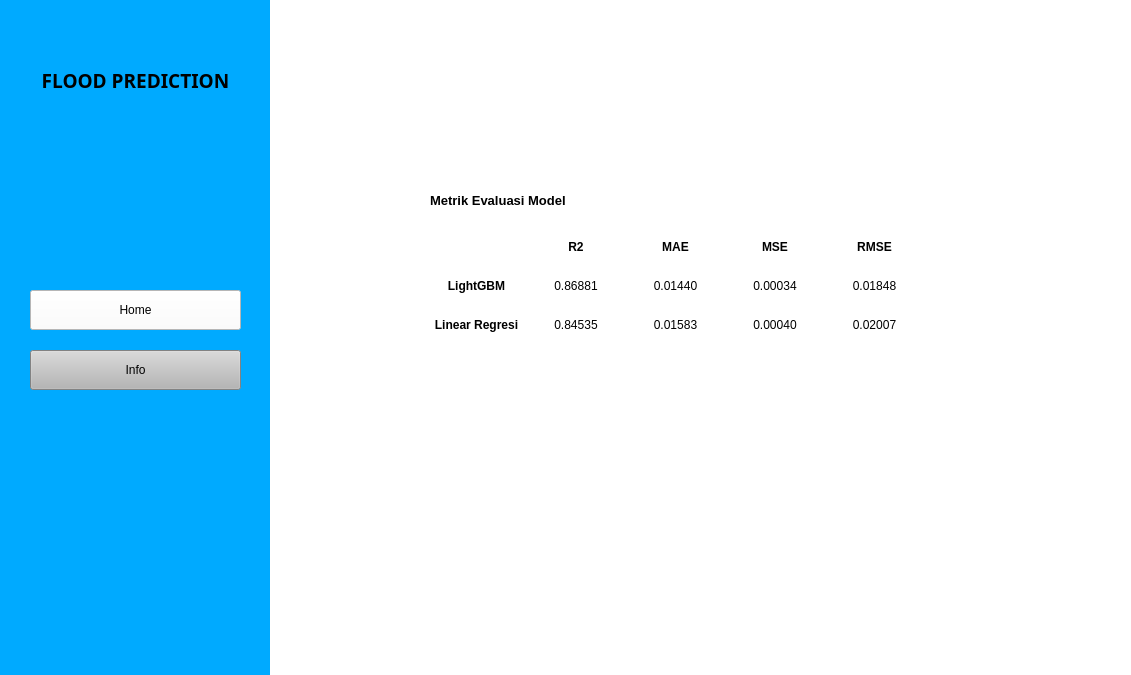
<?xml version="1.0" encoding="UTF-8"?>
<ui version="4.0">
 <class>Form</class>
 <widget class="QWidget" name="Form">
  <property name="geometry">
   <rect>
    <x>0</x>
    <y>0</y>
    <width>1131</width>
    <height>675</height>
   </rect>
  </property>
  <property name="minimumSize">
   <size>
    <width>1131</width>
    <height>675</height>
   </size>
  </property>
  <property name="maximumSize">
   <size>
    <width>1131</width>
    <height>675</height>
   </size>
  </property>
  <property name="windowTitle">
   <string>Form</string>
  </property>
  <widget class="QWidget" name="widget" native="true">
   <property name="geometry">
    <rect>
     <x>0</x>
     <y>0</y>
     <width>271</width>
     <height>681</height>
    </rect>
   </property>
   <property name="autoFillBackground">
    <bool>false</bool>
   </property>
   <property name="styleSheet">
    <string notr="true">background-color: rgb(0, 170, 255);</string>
   </property>
   <widget class="QPushButton" name="homeButton">
    <property name="geometry">
     <rect>
      <x>30</x>
      <y>290</y>
      <width>211</width>
      <height>40</height>
     </rect>
    </property>
    <property name="maximumSize">
     <size>
      <width>16777215</width>
      <height>40</height>
     </size>
    </property>
    <property name="cursor">
     <cursorShape>PointingHandCursor</cursorShape>
    </property>
    <property name="styleSheet">
     <string notr="true">background-color: rgb(255, 255, 255);</string>
    </property>
    <property name="text">
     <string>Home</string>
    </property>
    <property name="icon">
     <iconset>
      <normaloff>assets/home.svg</normaloff>assets/home.svg</iconset>
    </property>
   </widget>
   <widget class="QPushButton" name="infoButton">
    <property name="geometry">
     <rect>
      <x>30</x>
      <y>350</y>
      <width>211</width>
      <height>40</height>
     </rect>
    </property>
    <property name="maximumSize">
     <size>
      <width>16777215</width>
      <height>40</height>
     </size>
    </property>
    <property name="cursor">
     <cursorShape>PointingHandCursor</cursorShape>
    </property>
    <property name="styleSheet">
     <string notr="true">background-color: rgb(182, 182, 182);</string>
    </property>
    <property name="text">
     <string>Info</string>
    </property>
    <property name="icon">
     <iconset>
      <normaloff>assets/info.png</normaloff>assets/info.png</iconset>
    </property>
   </widget>
   <widget class="QLabel" name="label">
    <property name="geometry">
     <rect>
      <x>10</x>
      <y>50</y>
      <width>251</width>
      <height>61</height>
     </rect>
    </property>
    <property name="font">
     <font>
      <family>Segoe UI Black</family>
      <pointsize>14</pointsize>
      <weight>75</weight>
      <bold>true</bold>
     </font>
    </property>
    <property name="text">
     <string>FLOOD PREDICTION</string>
    </property>
    <property name="alignment">
     <set>Qt::AlignCenter</set>
    </property>
   </widget>
  </widget>
  <widget class="QWidget" name="widget_2" native="true">
   <property name="geometry">
    <rect>
     <x>270</x>
     <y>0</y>
     <width>861</width>
     <height>681</height>
    </rect>
   </property>
   <property name="styleSheet">
    <string notr="true">background-color: rgb(255, 255, 255);</string>
   </property>
   <widget class="QStackedWidget" name="stackedWidget">
    <property name="geometry">
     <rect>
      <x>0</x>
      <y>0</y>
      <width>861</width>
      <height>681</height>
     </rect>
    </property>
    <property name="styleSheet">
     <string notr="true">background-color: rgb(255, 255, 255);</string>
    </property>
    <property name="currentIndex">
     <number>1</number>
    </property>
    <widget class="QWidget" name="homePage">
     <widget class="QWidget" name="gridLayoutWidget">
      <property name="geometry">
       <rect>
        <x>60</x>
        <y>50</y>
        <width>751</width>
        <height>441</height>
       </rect>
      </property>
      <layout class="QGridLayout" name="gridLayout" rowstretch="0,0,0,0,0,0,0,0,0,0" columnstretch="0,0,0,0,0,0,0,0">
       <property name="sizeConstraint">
        <enum>QLayout::SetMinimumSize</enum>
       </property>
       <property name="horizontalSpacing">
        <number>10</number>
       </property>
       <property name="verticalSpacing">
        <number>6</number>
       </property>
       <item row="3" column="3">
        <widget class="QLabel" name="deforestationLabel">
         <property name="text">
          <string>10</string>
         </property>
        </widget>
       </item>
       <item row="2" column="5">
        <widget class="QLabel" name="label_7">
         <property name="text">
          <string>CoastalVulnerability</string>
         </property>
        </widget>
       </item>
       <item row="3" column="2">
        <widget class="QSlider" name="deforestation">
         <property name="maximum">
          <number>20</number>
         </property>
         <property name="pageStep">
          <number>1</number>
         </property>
         <property name="sliderPosition">
          <number>10</number>
         </property>
         <property name="orientation">
          <enum>Qt::Horizontal</enum>
         </property>
         <property name="tickPosition">
          <enum>QSlider::TicksAbove</enum>
         </property>
        </widget>
       </item>
       <item row="0" column="3">
        <widget class="QLabel" name="monsoonIntensityLabel">
         <property name="text">
          <string>10</string>
         </property>
        </widget>
       </item>
       <item row="5" column="1">
        <widget class="QLabel" name="label_11">
         <property name="text">
          <string>ClimateChange</string>
         </property>
        </widget>
       </item>
       <item row="9" column="1">
        <widget class="QLabel" name="label_15">
         <property name="text">
          <string>Encroachments</string>
         </property>
        </widget>
       </item>
       <item row="0" column="1">
        <widget class="QLabel" name="label_2">
         <property name="text">
          <string>MonsoonIntensity</string>
         </property>
        </widget>
       </item>
       <item row="3" column="6">
        <widget class="QSlider" name="landslides">
         <property name="maximum">
          <number>20</number>
         </property>
         <property name="pageStep">
          <number>1</number>
         </property>
         <property name="sliderPosition">
          <number>10</number>
         </property>
         <property name="orientation">
          <enum>Qt::Horizontal</enum>
         </property>
         <property name="tickPosition">
          <enum>QSlider::TicksAbove</enum>
         </property>
        </widget>
       </item>
       <item row="5" column="2">
        <widget class="QSlider" name="climateChange">
         <property name="maximum">
          <number>20</number>
         </property>
         <property name="pageStep">
          <number>1</number>
         </property>
         <property name="sliderPosition">
          <number>10</number>
         </property>
         <property name="orientation">
          <enum>Qt::Horizontal</enum>
         </property>
         <property name="tickPosition">
          <enum>QSlider::TicksAbove</enum>
         </property>
        </widget>
       </item>
       <item row="8" column="6">
        <widget class="QSlider" name="inadequatePlanning">
         <property name="maximum">
          <number>20</number>
         </property>
         <property name="pageStep">
          <number>1</number>
         </property>
         <property name="sliderPosition">
          <number>10</number>
         </property>
         <property name="orientation">
          <enum>Qt::Horizontal</enum>
         </property>
         <property name="tickPosition">
          <enum>QSlider::TicksAbove</enum>
         </property>
        </widget>
       </item>
       <item row="0" column="4">
        <widget class="QFrame" name="frame">
         <property name="frameShape">
          <enum>QFrame::StyledPanel</enum>
         </property>
         <property name="frameShadow">
          <enum>QFrame::Raised</enum>
         </property>
        </widget>
       </item>
       <item row="8" column="3">
        <widget class="QLabel" name="agriculturalPracticesLabel">
         <property name="text">
          <string>10</string>
         </property>
        </widget>
       </item>
       <item row="4" column="7">
        <widget class="QLabel" name="watershedsLabel">
         <property name="text">
          <string>10</string>
         </property>
        </widget>
       </item>
       <item row="4" column="6">
        <widget class="QSlider" name="watersheds">
         <property name="maximum">
          <number>20</number>
         </property>
         <property name="pageStep">
          <number>1</number>
         </property>
         <property name="sliderPosition">
          <number>10</number>
         </property>
         <property name="orientation">
          <enum>Qt::Horizontal</enum>
         </property>
         <property name="tickPosition">
          <enum>QSlider::TicksAbove</enum>
         </property>
        </widget>
       </item>
       <item row="4" column="5">
        <widget class="QLabel" name="Watersheds">
         <property name="text">
          <string>Watersheds</string>
         </property>
        </widget>
       </item>
       <item row="9" column="6">
        <widget class="QSlider" name="politicalFactors">
         <property name="maximum">
          <number>20</number>
         </property>
         <property name="pageStep">
          <number>1</number>
         </property>
         <property name="sliderPosition">
          <number>10</number>
         </property>
         <property name="orientation">
          <enum>Qt::Horizontal</enum>
         </property>
         <property name="tickPosition">
          <enum>QSlider::TicksAbove</enum>
         </property>
        </widget>
       </item>
       <item row="2" column="7">
        <widget class="QLabel" name="coastalVulnerabilityLabel">
         <property name="text">
          <string>10</string>
         </property>
        </widget>
       </item>
       <item row="4" column="2">
        <widget class="QSlider" name="urbanization">
         <property name="maximum">
          <number>20</number>
         </property>
         <property name="pageStep">
          <number>1</number>
         </property>
         <property name="sliderPosition">
          <number>10</number>
         </property>
         <property name="orientation">
          <enum>Qt::Horizontal</enum>
         </property>
         <property name="tickPosition">
          <enum>QSlider::TicksAbove</enum>
         </property>
        </widget>
       </item>
       <item row="2" column="2">
        <widget class="QSlider" name="riverManagement">
         <property name="maximum">
          <number>20</number>
         </property>
         <property name="pageStep">
          <number>1</number>
         </property>
         <property name="sliderPosition">
          <number>10</number>
         </property>
         <property name="orientation">
          <enum>Qt::Horizontal</enum>
         </property>
         <property name="tickPosition">
          <enum>QSlider::TicksAbove</enum>
         </property>
        </widget>
       </item>
       <item row="6" column="2">
        <widget class="QSlider" name="damsQuality">
         <property name="maximum">
          <number>20</number>
         </property>
         <property name="pageStep">
          <number>1</number>
         </property>
         <property name="sliderPosition">
          <number>10</number>
         </property>
         <property name="orientation">
          <enum>Qt::Horizontal</enum>
         </property>
         <property name="tickPosition">
          <enum>QSlider::TicksAbove</enum>
         </property>
        </widget>
       </item>
       <item row="6" column="5">
        <widget class="QLabel" name="label_18">
         <property name="text">
          <string>PopulationScore</string>
         </property>
        </widget>
       </item>
       <item row="8" column="1">
        <widget class="QLabel" name="label_14">
         <property name="text">
          <string>AgriculturalPractices</string>
         </property>
        </widget>
       </item>
       <item row="3" column="1">
        <widget class="QLabel" name="label_8">
         <property name="text">
          <string>Deforestation</string>
         </property>
        </widget>
       </item>
       <item row="5" column="5">
        <widget class="QLabel" name="label_17">
         <property name="text">
          <string>DeterioratingInfrastructure</string>
         </property>
        </widget>
       </item>
       <item row="1" column="1">
        <widget class="QLabel" name="label_4">
         <property name="text">
          <string>TopographyDrainage</string>
         </property>
        </widget>
       </item>
       <item row="8" column="5">
        <widget class="QLabel" name="label_20">
         <property name="text">
          <string>InadequatePlanning</string>
         </property>
        </widget>
       </item>
       <item row="3" column="5">
        <widget class="QLabel" name="label_9">
         <property name="text">
          <string>Landslides</string>
         </property>
        </widget>
       </item>
       <item row="1" column="7">
        <widget class="QLabel" name="drainageSystemsLabel">
         <property name="text">
          <string>10</string>
         </property>
        </widget>
       </item>
       <item row="2" column="3">
        <widget class="QLabel" name="riverManagementLabel">
         <property name="text">
          <string>10</string>
         </property>
        </widget>
       </item>
       <item row="2" column="1">
        <widget class="QLabel" name="label_6">
         <property name="text">
          <string>RiverManagement</string>
         </property>
        </widget>
       </item>
       <item row="6" column="1">
        <widget class="QLabel" name="label_12">
         <property name="text">
          <string>DamsQuality</string>
         </property>
        </widget>
       </item>
       <item row="0" column="7">
        <widget class="QLabel" name="ineffectiveDisasterPreparednessLabel">
         <property name="text">
          <string>10</string>
         </property>
        </widget>
       </item>
       <item row="9" column="5">
        <widget class="QLabel" name="label_21">
         <property name="text">
          <string>PoliticalFactors</string>
         </property>
        </widget>
       </item>
       <item row="5" column="6">
        <widget class="QSlider" name="deterioratingInfrastructure">
         <property name="maximum">
          <number>20</number>
         </property>
         <property name="pageStep">
          <number>1</number>
         </property>
         <property name="sliderPosition">
          <number>10</number>
         </property>
         <property name="orientation">
          <enum>Qt::Horizontal</enum>
         </property>
         <property name="tickPosition">
          <enum>QSlider::TicksAbove</enum>
         </property>
        </widget>
       </item>
       <item row="7" column="3">
        <widget class="QLabel" name="siltationLabel">
         <property name="text">
          <string>10</string>
         </property>
        </widget>
       </item>
       <item row="7" column="5">
        <widget class="QLabel" name="label_19">
         <property name="text">
          <string>WetlandLoss</string>
         </property>
        </widget>
       </item>
       <item row="9" column="3">
        <widget class="QLabel" name="encroachmentsLabel">
         <property name="text">
          <string>10</string>
         </property>
        </widget>
       </item>
       <item row="7" column="6">
        <widget class="QSlider" name="wetlandLoss">
         <property name="maximum">
          <number>20</number>
         </property>
         <property name="pageStep">
          <number>1</number>
         </property>
         <property name="sliderPosition">
          <number>10</number>
         </property>
         <property name="orientation">
          <enum>Qt::Horizontal</enum>
         </property>
         <property name="tickPosition">
          <enum>QSlider::TicksAbove</enum>
         </property>
        </widget>
       </item>
       <item row="7" column="7">
        <widget class="QLabel" name="wetlandLossLabel">
         <property name="text">
          <string>10</string>
         </property>
        </widget>
       </item>
       <item row="4" column="3">
        <widget class="QLabel" name="urbanizationLabel">
         <property name="text">
          <string>10</string>
         </property>
        </widget>
       </item>
       <item row="8" column="7">
        <widget class="QLabel" name="inadequatePlanningLabel">
         <property name="text">
          <string>10</string>
         </property>
        </widget>
       </item>
       <item row="1" column="2">
        <widget class="QSlider" name="topographyDrainage">
         <property name="maximum">
          <number>20</number>
         </property>
         <property name="pageStep">
          <number>1</number>
         </property>
         <property name="sliderPosition">
          <number>10</number>
         </property>
         <property name="orientation">
          <enum>Qt::Horizontal</enum>
         </property>
         <property name="tickPosition">
          <enum>QSlider::TicksAbove</enum>
         </property>
        </widget>
       </item>
       <item row="6" column="7">
        <widget class="QLabel" name="populationScoreLabel">
         <property name="text">
          <string>10</string>
         </property>
        </widget>
       </item>
       <item row="5" column="7">
        <widget class="QLabel" name="deterioratingInfrastructureLabel">
         <property name="text">
          <string>10</string>
         </property>
        </widget>
       </item>
       <item row="5" column="3">
        <widget class="QLabel" name="climateChangeLabel">
         <property name="text">
          <string>10</string>
         </property>
        </widget>
       </item>
       <item row="0" column="2">
        <widget class="QSlider" name="monsoonIntensity">
         <property name="maximum">
          <number>20</number>
         </property>
         <property name="pageStep">
          <number>1</number>
         </property>
         <property name="sliderPosition">
          <number>10</number>
         </property>
         <property name="orientation">
          <enum>Qt::Horizontal</enum>
         </property>
         <property name="invertedAppearance">
          <bool>false</bool>
         </property>
         <property name="invertedControls">
          <bool>false</bool>
         </property>
         <property name="tickPosition">
          <enum>QSlider::TicksAbove</enum>
         </property>
         <property name="tickInterval">
          <number>1</number>
         </property>
        </widget>
       </item>
       <item row="7" column="1">
        <widget class="QLabel" name="label_13">
         <property name="text">
          <string>Siltation</string>
         </property>
        </widget>
       </item>
       <item row="1" column="6">
        <widget class="QSlider" name="drainageSystems">
         <property name="maximum">
          <number>20</number>
         </property>
         <property name="pageStep">
          <number>1</number>
         </property>
         <property name="sliderPosition">
          <number>10</number>
         </property>
         <property name="orientation">
          <enum>Qt::Horizontal</enum>
         </property>
         <property name="tickPosition">
          <enum>QSlider::TicksAbove</enum>
         </property>
        </widget>
       </item>
       <item row="2" column="6">
        <widget class="QSlider" name="coastalVulnerability">
         <property name="maximum">
          <number>20</number>
         </property>
         <property name="pageStep">
          <number>1</number>
         </property>
         <property name="sliderPosition">
          <number>10</number>
         </property>
         <property name="orientation">
          <enum>Qt::Horizontal</enum>
         </property>
         <property name="tickPosition">
          <enum>QSlider::TicksAbove</enum>
         </property>
        </widget>
       </item>
       <item row="0" column="6">
        <widget class="QSlider" name="ineffectiveDisasterPreparedness">
         <property name="maximum">
          <number>20</number>
         </property>
         <property name="pageStep">
          <number>1</number>
         </property>
         <property name="sliderPosition">
          <number>10</number>
         </property>
         <property name="orientation">
          <enum>Qt::Horizontal</enum>
         </property>
         <property name="tickPosition">
          <enum>QSlider::TicksAbove</enum>
         </property>
        </widget>
       </item>
       <item row="7" column="2">
        <widget class="QSlider" name="siltation">
         <property name="maximum">
          <number>20</number>
         </property>
         <property name="pageStep">
          <number>1</number>
         </property>
         <property name="sliderPosition">
          <number>10</number>
         </property>
         <property name="orientation">
          <enum>Qt::Horizontal</enum>
         </property>
         <property name="tickPosition">
          <enum>QSlider::TicksAbove</enum>
         </property>
        </widget>
       </item>
       <item row="3" column="7">
        <widget class="QLabel" name="landslidesLabel">
         <property name="text">
          <string>10</string>
         </property>
        </widget>
       </item>
       <item row="1" column="5">
        <widget class="QLabel" name="label_5">
         <property name="text">
          <string>DrainageSystems</string>
         </property>
        </widget>
       </item>
       <item row="8" column="2">
        <widget class="QSlider" name="agriculturalPractices">
         <property name="maximum">
          <number>20</number>
         </property>
         <property name="pageStep">
          <number>1</number>
         </property>
         <property name="sliderPosition">
          <number>10</number>
         </property>
         <property name="orientation">
          <enum>Qt::Horizontal</enum>
         </property>
         <property name="tickPosition">
          <enum>QSlider::TicksAbove</enum>
         </property>
        </widget>
       </item>
       <item row="6" column="6">
        <widget class="QSlider" name="populationScore">
         <property name="maximum">
          <number>20</number>
         </property>
         <property name="pageStep">
          <number>1</number>
         </property>
         <property name="sliderPosition">
          <number>10</number>
         </property>
         <property name="orientation">
          <enum>Qt::Horizontal</enum>
         </property>
         <property name="tickPosition">
          <enum>QSlider::TicksAbove</enum>
         </property>
        </widget>
       </item>
       <item row="1" column="3">
        <widget class="QLabel" name="topographyDrainageLabel">
         <property name="text">
          <string>10</string>
         </property>
        </widget>
       </item>
       <item row="6" column="3">
        <widget class="QLabel" name="damsQualityLabel">
         <property name="text">
          <string>10</string>
         </property>
        </widget>
       </item>
       <item row="0" column="5">
        <widget class="QLabel" name="label_3">
         <property name="text">
          <string>IneffectiveDisasterPreparedness</string>
         </property>
        </widget>
       </item>
       <item row="4" column="1">
        <widget class="QLabel" name="label_10">
         <property name="text">
          <string>Urbanization</string>
         </property>
        </widget>
       </item>
       <item row="9" column="7">
        <widget class="QLabel" name="politicalFactorsLabel">
         <property name="text">
          <string>10</string>
         </property>
        </widget>
       </item>
       <item row="9" column="2">
        <widget class="QSlider" name="encroachments">
         <property name="maximum">
          <number>20</number>
         </property>
         <property name="pageStep">
          <number>1</number>
         </property>
         <property name="sliderPosition">
          <number>10</number>
         </property>
         <property name="orientation">
          <enum>Qt::Horizontal</enum>
         </property>
         <property name="tickPosition">
          <enum>QSlider::TicksAbove</enum>
         </property>
        </widget>
       </item>
      </layout>
     </widget>
     <widget class="QComboBox" name="chooseAlgorithm">
      <property name="geometry">
       <rect>
        <x>300</x>
        <y>520</y>
        <width>241</width>
        <height>41</height>
       </rect>
      </property>
      <item>
       <property name="text">
        <string>Light GBM Algorithm</string>
       </property>
      </item>
      <item>
       <property name="text">
        <string>LinearRegression Algorithm</string>
       </property>
      </item>
      <item>
       <property name="text">
        <string>RandomForest Regressor Algorithm</string>
       </property>
      </item>
     </widget>
     <widget class="QLabel" name="label_16">
      <property name="geometry">
       <rect>
        <x>60</x>
        <y>520</y>
        <width>231</width>
        <height>41</height>
       </rect>
      </property>
      <property name="font">
       <font>
        <pointsize>9</pointsize>
        <weight>75</weight>
        <bold>true</bold>
       </font>
      </property>
      <property name="text">
       <string>Pilih Model Machine Learning:</string>
      </property>
     </widget>
     <widget class="QPushButton" name="predictButton">
      <property name="geometry">
       <rect>
        <x>60</x>
        <y>590</y>
        <width>93</width>
        <height>41</height>
       </rect>
      </property>
      <property name="cursor">
       <cursorShape>PointingHandCursor</cursorShape>
      </property>
      <property name="styleSheet">
       <string notr="true">background-color: rgb(0, 170, 255);</string>
      </property>
      <property name="text">
       <string>Predict</string>
      </property>
     </widget>
     <widget class="QLabel" name="resultPredict">
      <property name="geometry">
       <rect>
        <x>200</x>
        <y>590</y>
        <width>201</width>
        <height>41</height>
       </rect>
      </property>
      <property name="font">
       <font>
        <pointsize>9</pointsize>
        <weight>75</weight>
        <bold>true</bold>
       </font>
      </property>
      <property name="text">
       <string/>
      </property>
     </widget>
     <widget class="QLabel" name="label_22">
      <property name="geometry">
       <rect>
        <x>60</x>
        <y>20</y>
        <width>231</width>
        <height>21</height>
       </rect>
      </property>
      <property name="font">
       <font>
        <pointsize>9</pointsize>
        <weight>75</weight>
        <bold>true</bold>
       </font>
      </property>
      <property name="text">
       <string>Masukkan Nilai Fitur:</string>
      </property>
     </widget>
    </widget>
    <widget class="QWidget" name="page_2">
     <widget class="QWidget" name="gridLayoutWidget_2">
      <property name="geometry">
       <rect>
        <x>160</x>
        <y>230</y>
        <width>491</width>
        <height>111</height>
       </rect>
      </property>
      <layout class="QGridLayout" name="gridLayout_2">
       <item row="0" column="5">
        <widget class="QLabel" name="label_27">
         <property name="font">
          <font>
           <weight>75</weight>
           <bold>true</bold>
          </font>
         </property>
         <property name="text">
          <string>RMSE</string>
         </property>
         <property name="alignment">
          <set>Qt::AlignCenter</set>
         </property>
        </widget>
       </item>
       <item row="1" column="3">
        <widget class="QLabel" name="label_33">
         <property name="text">
          <string>0.00034</string>
         </property>
         <property name="alignment">
          <set>Qt::AlignCenter</set>
         </property>
        </widget>
       </item>
       <item row="0" column="3">
        <widget class="QLabel" name="label_26">
         <property name="font">
          <font>
           <weight>75</weight>
           <bold>true</bold>
          </font>
         </property>
         <property name="text">
          <string>MSE</string>
         </property>
         <property name="alignment">
          <set>Qt::AlignCenter</set>
         </property>
        </widget>
       </item>
       <item row="1" column="1">
        <widget class="QLabel" name="label_30">
         <property name="text">
          <string>0.86881</string>
         </property>
         <property name="alignment">
          <set>Qt::AlignCenter</set>
         </property>
        </widget>
       </item>
       <item row="0" column="1">
        <widget class="QLabel" name="label_24">
         <property name="font">
          <font>
           <weight>75</weight>
           <bold>true</bold>
          </font>
         </property>
         <property name="text">
          <string>R2</string>
         </property>
         <property name="alignment">
          <set>Qt::AlignCenter</set>
         </property>
        </widget>
       </item>
       <item row="1" column="0">
        <widget class="QLabel" name="label_28">
         <property name="font">
          <font>
           <weight>75</weight>
           <bold>true</bold>
          </font>
         </property>
         <property name="text">
          <string>LightGBM</string>
         </property>
         <property name="alignment">
          <set>Qt::AlignCenter</set>
         </property>
        </widget>
       </item>
       <item row="2" column="1">
        <widget class="QLabel" name="label_31">
         <property name="text">
          <string>0.84535</string>
         </property>
         <property name="alignment">
          <set>Qt::AlignCenter</set>
         </property>
        </widget>
       </item>
       <item row="0" column="2">
        <widget class="QLabel" name="label_25">
         <property name="font">
          <font>
           <weight>75</weight>
           <bold>true</bold>
          </font>
         </property>
         <property name="text">
          <string>MAE</string>
         </property>
         <property name="alignment">
          <set>Qt::AlignCenter</set>
         </property>
        </widget>
       </item>
       <item row="2" column="0">
        <widget class="QLabel" name="label_29">
         <property name="font">
          <font>
           <weight>75</weight>
           <bold>true</bold>
          </font>
         </property>
         <property name="text">
          <string>Linear Regresi</string>
         </property>
         <property name="alignment">
          <set>Qt::AlignCenter</set>
         </property>
        </widget>
       </item>
       <item row="1" column="2">
        <widget class="QLabel" name="label_32">
         <property name="text">
          <string>0.01440</string>
         </property>
         <property name="alignment">
          <set>Qt::AlignCenter</set>
         </property>
        </widget>
       </item>
       <item row="1" column="5">
        <widget class="QLabel" name="label_34">
         <property name="text">
          <string>0.01848</string>
         </property>
         <property name="alignment">
          <set>Qt::AlignCenter</set>
         </property>
        </widget>
       </item>
       <item row="2" column="2">
        <widget class="QLabel" name="label_35">
         <property name="text">
          <string>0.01583</string>
         </property>
         <property name="alignment">
          <set>Qt::AlignCenter</set>
         </property>
        </widget>
       </item>
       <item row="2" column="3">
        <widget class="QLabel" name="label_36">
         <property name="text">
          <string>0.00040</string>
         </property>
         <property name="alignment">
          <set>Qt::AlignCenter</set>
         </property>
        </widget>
       </item>
       <item row="2" column="5">
        <widget class="QLabel" name="label_37">
         <property name="text">
          <string>0.02007</string>
         </property>
         <property name="alignment">
          <set>Qt::AlignCenter</set>
         </property>
        </widget>
       </item>
      </layout>
      <zorder>label_24</zorder>
      <zorder>label_25</zorder>
      <zorder>label_26</zorder>
      <zorder>label_27</zorder>
      <zorder>label_29</zorder>
      <zorder>label_30</zorder>
      <zorder>label_31</zorder>
      <zorder>label_32</zorder>
      <zorder>label_33</zorder>
      <zorder>label_34</zorder>
      <zorder>label_35</zorder>
      <zorder>label_36</zorder>
      <zorder>label_37</zorder>
      <zorder>label_28</zorder>
     </widget>
     <widget class="QLabel" name="label_23">
      <property name="geometry">
       <rect>
        <x>160</x>
        <y>180</y>
        <width>191</width>
        <height>41</height>
       </rect>
      </property>
      <property name="font">
       <font>
        <pointsize>10</pointsize>
        <weight>75</weight>
        <bold>true</bold>
       </font>
      </property>
      <property name="text">
       <string>Metrik Evaluasi Model</string>
      </property>
     </widget>
    </widget>
   </widget>
  </widget>
 </widget>
 <resources/>
 <connections/>
</ui>
